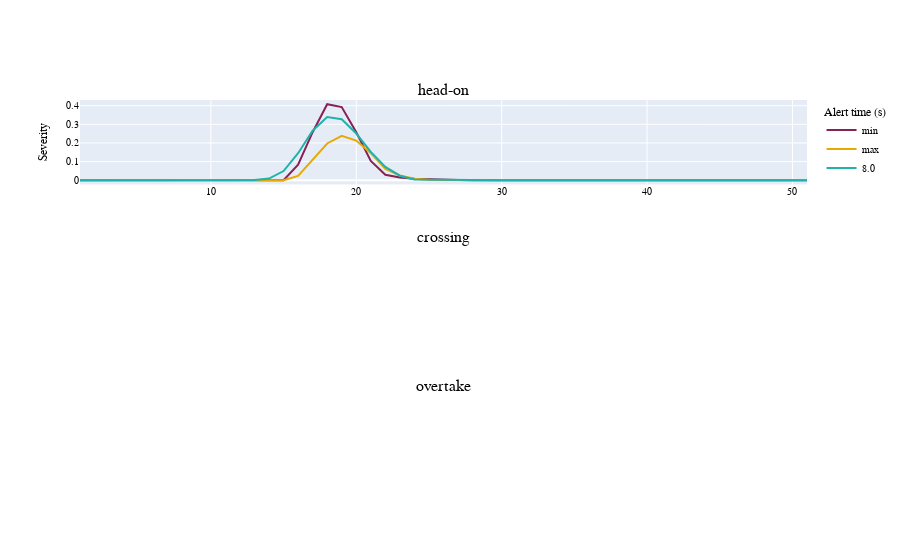

Notebook code for this chart:
### Code cell
s1 = []
s2 = []
s3 = []
#fig = go.Figure()
fig = make_subplots(rows=3, cols=1,subplot_titles=("head-on","crossing", "overtake"))
for scenario in scenarios:
    if scenario.name == "St5tr90h0v20vi15":
        print('entered')
        sev = [v[0] for k,v in scenario.mean_severity.items()]
        s1 = sev
        fig.add_trace(go.Scatter(x=list(range(0,300)), y=s1,
                    mode='lines',
                    marker=dict(
                    color='rgb(136,34,85)', #set color equal to a variable
                     ),
                    name='min',showlegend=True),row=1, col=1)
        
    elif scenario.name == "St6tr90h0v20vi15":
        
        sev = [v[0] for k,v in scenario.mean_severity.items()]
        s2 = sev
        fig.add_trace(go.Scatter(x=list(range(0,300)), y=s2,
                    mode='lines',
                    marker=dict(
                    color='rgb(230,171,2)', #set color equal to a variable
                     ),
                    name='max',showlegend=True),row=1, col=1)
        
    elif scenario.name == "St7tr90h0v10vi15":
        sev = [v[0] for k,v in scenario.mean_severity.items()]
        s3 = sev
        fig.add_trace(go.Scatter(x=list(range(0,300)), y=s3,
                    mode='lines',
                                 marker=dict(
                    color='lightseagreen', #set color equal to a variable
                     ),
                    name='8.0',showlegend=True),row=1, col=1)
                    
   
    
fig.update_layout(
    #title="Plot Title",
    #xaxis_title="Time (s)",
    yaxis_title="Severity",
    legend_title="Alert time (s)",
    font=dict(
        family="Helvetica",
        size=10,
        color="Black"
    )
)
fig.update_xaxes(title_text="Time (s)", row=3, col=1)
fig.update_xaxes(range=list([1,51]))

fig.show()

### Figure 1 — Plotly figure (JSON) as saved in the notebook; plotly's stock layout.template omitted (floating-point values rounded to 4 significant figures; data arrays with more than 128 entries replaced by an {"elided": "..."} marker saying what was removed)
{"data": [{"marker": {"color": "rgb(136,34,85)"}, "mode": "lines", "name": "min", "showlegend": true, "type": "scatter", "x": {"elided": "300 int values"}, "xaxis": "x", "y": {"elided": "300 float values"}, "yaxis": "y"}, {"marker": {"color": "rgb(230,171,2)"}, "mode": "lines", "name": "max", "showlegend": true, "type": "scatter", "x": {"elided": "300 int values"}, "xaxis": "x", "y": {"elided": "300 float values"}, "yaxis": "y"}, {"marker": {"color": "lightseagreen"}, "mode": "lines", "name": "8.0", "showlegend": true, "type": "scatter", "x": {"elided": "300 int values"}, "xaxis": "x", "y": {"elided": "300 float values"}, "yaxis": "y"}], "layout": {"annotations": [{"font": {"size": 16}, "showarrow": false, "text": "head-on", "x": 0.5, "xanchor": "center", "xref": "paper", "y": 1, "yanchor": "bottom", "yref": "paper"}, {"font": {"size": 16}, "showarrow": false, "text": "crossing", "x": 0.5, "xanchor": "center", "xref": "paper", "y": 0.6111, "yanchor": "bottom", "yref": "paper"}, {"font": {"size": 16}, "showarrow": false, "text": "overtake", "x": 0.5, "xanchor": "center", "xref": "paper", "y": 0.2222, "yanchor": "bottom", "yref": "paper"}], "autosize": true, "font": {"color": "Black", "family": "Helvetica", "size": 10}, "legend": {"title": {"text": "Alert time (s)"}}, "xaxis": {"anchor": "y", "domain": [0, 1], "range": [1, 51], "type": "linear"}, "xaxis2": {"anchor": "y2", "domain": [0, 1], "range": [1, 51]}, "xaxis3": {"anchor": "y3", "domain": [0, 1], "range": [1, 51], "title": {"text": "Time (s)"}}, "yaxis": {"anchor": "x", "autorange": true, "domain": [0.7778, 1], "range": [-0.02266, 0.4305], "title": {"text": "Severity"}, "type": "linear"}, "yaxis2": {"anchor": "x2", "domain": [0.3889, 0.6111]}, "yaxis3": {"anchor": "x3", "domain": [0, 0.2222]}}}
